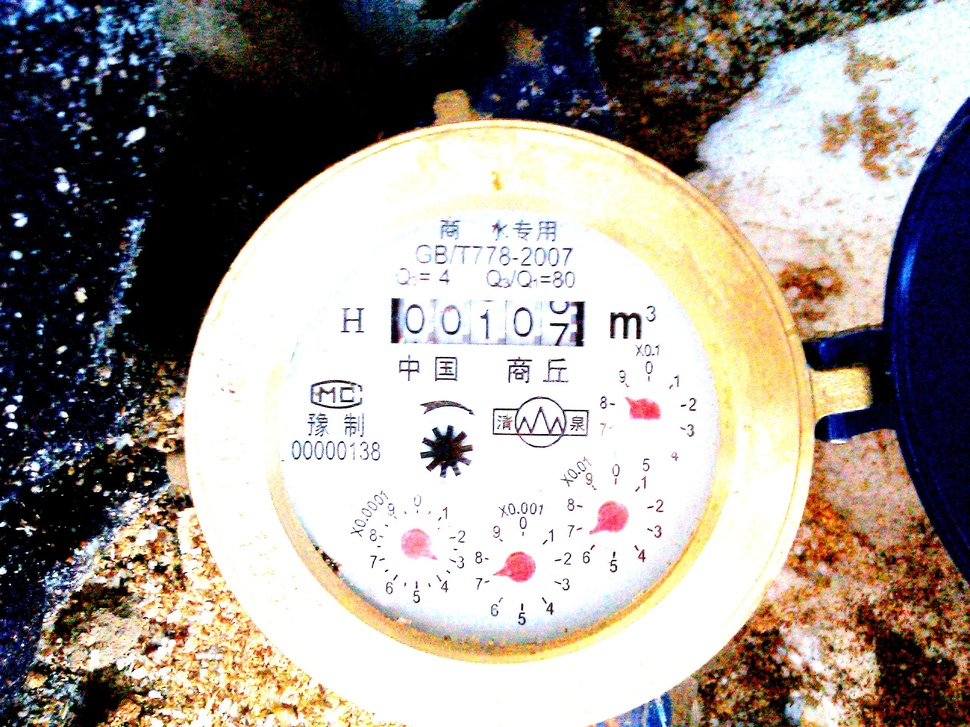
#> input picture 视觉物联网(其实是数字图像处理课)程序/实验二 静态图像分割/msrcr/img2.jpg, 970 x 727 px, shrunk from 2560 x 1920 before the run, found by its file name
$ python kmeans.py
#> lines starting #> are read from the running program, lines starting #| are printed output that depends on the picture; after the words box and inside, x2 and y2 are one past the last pixel; in counts of white or black regions, pixels touching at a corner belong together
import numpy as np
import cv2

img = cv2.imread('MSRCR/img2.jpg')
#> img is the input picture: shape (727, 970, 3); mean B, G, R 143.3, 149.8, 157
Z = img.reshape((-1,3))

# convert to np.float32
Z = np.float32(Z)

# define criteria, number of clusters(K) and apply kmeans()
criteria = (cv2.TERM_CRITERIA_EPS + cv2.TERM_CRITERIA_MAX_ITER, 10, 1.0)
K = 4
ret,label,center=cv2.kmeans(Z,K,None,criteria,10,cv2.KMEANS_RANDOM_CENTERS)
#> ret = 1.13e+09; center = [[17.47, 7.69, 10.32], [248, 251.7, 250.8], [79.68, 100.8, 131], [153.5, 196.6, 223.3]]

# Now convert back into uint8, and make original image
center = np.uint8(center)
#> center = [[17, 7, 10], [248, 251, 250], [79, 100, 130], [153, 196, 223]]
res = center[(label.flatten()<1).astype(int)]
res2 = res.reshape((img.shape))
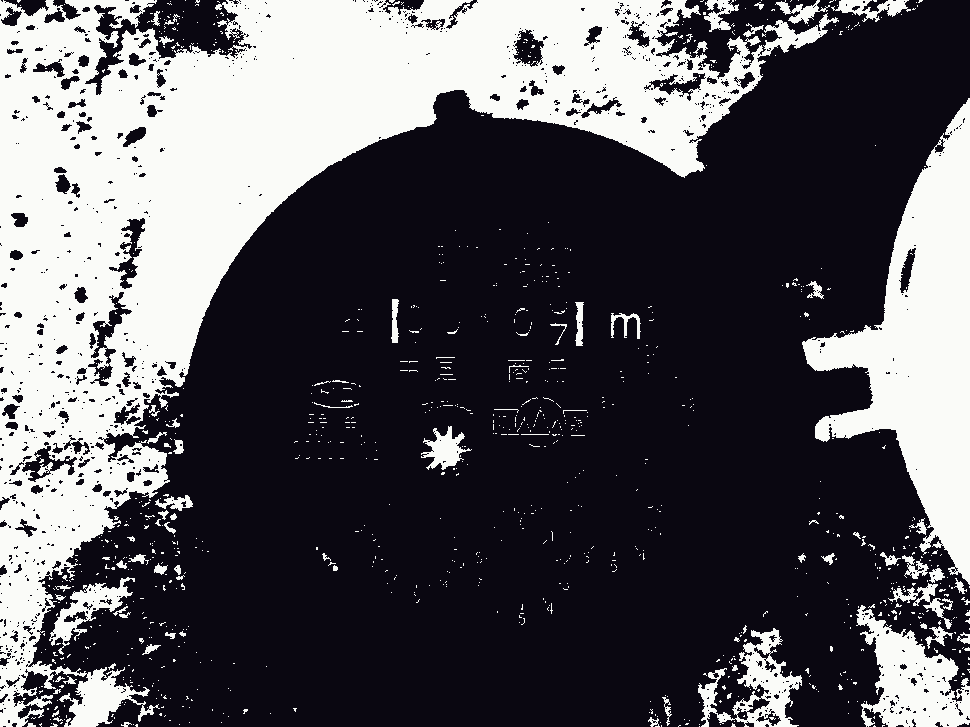
#> res2: shape (727, 970, 3); mean B, G, R 91.5, 85.7, 87.4

cv2.imshow('res2',res2)

img=cv2.cvtColor(img,cv2.COLOR_BGR2GRAY)
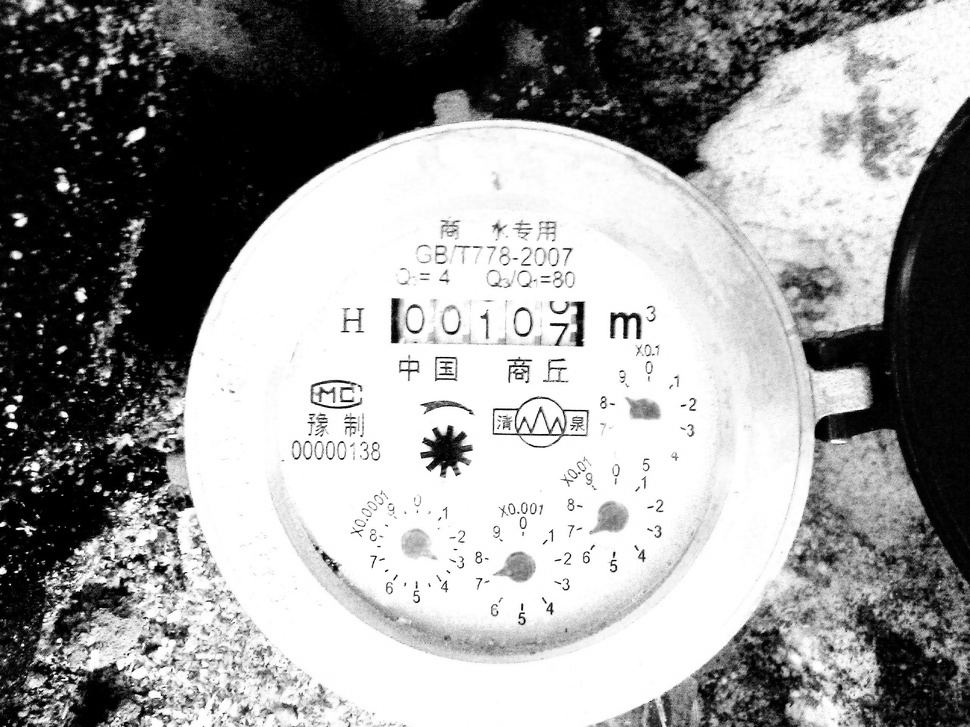
#> img: shape (727, 970); min 0, max 255, mean 151.2

cv2.imshow('GRAY',img)

img=(img<75).astype('uint8')*255
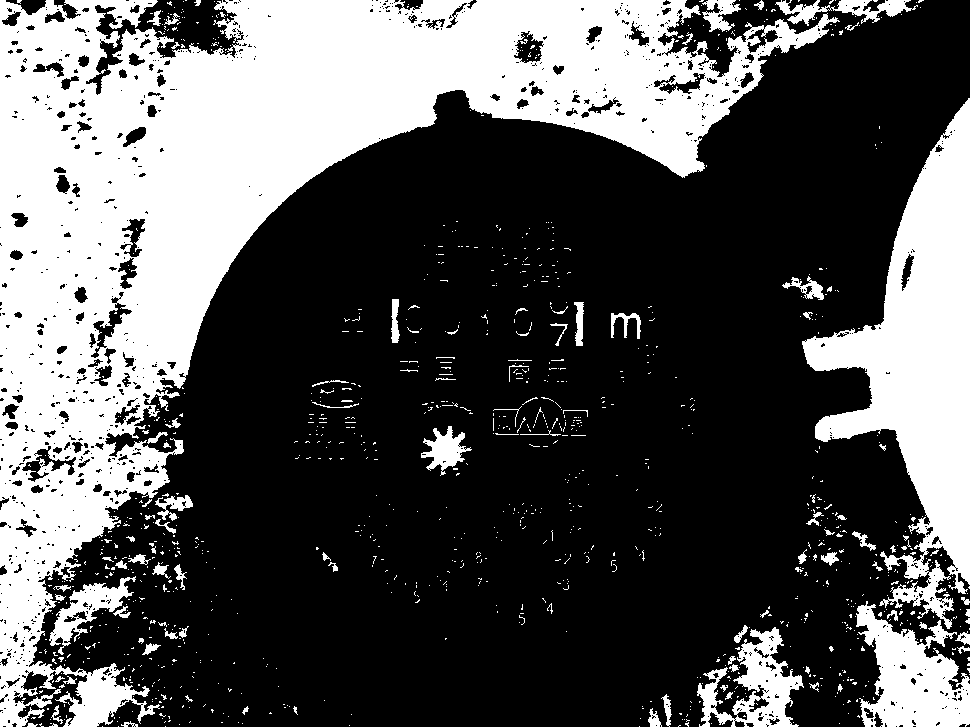
#> img: shape (727, 970); 33.9% white; 1095 white regions (990 under 20 px), largest, box (x1, y1, x2, y2) and area: (0, 0, 840, 727) 175210, (802, 98, 970, 629) 36519, (856, 601, 970, 727) 8239

cv2.imshow('img',img)
cv2.imwrite('kmeans/img2.jpg',img)
